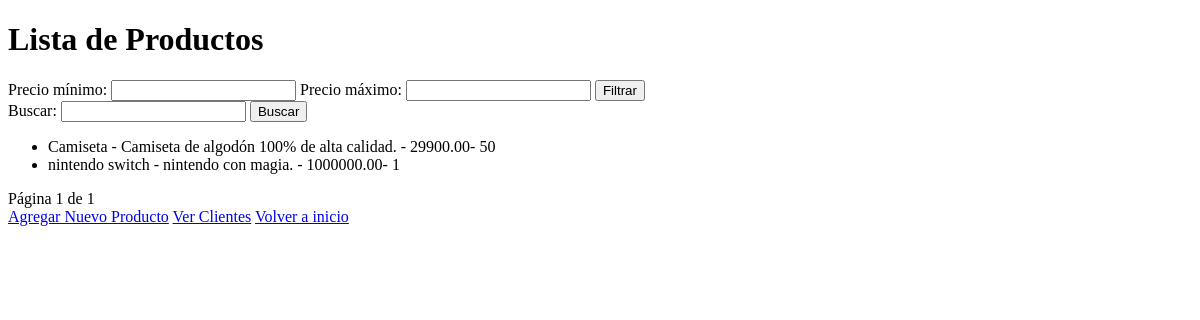
Before: /productos/productos/ with the older database file.
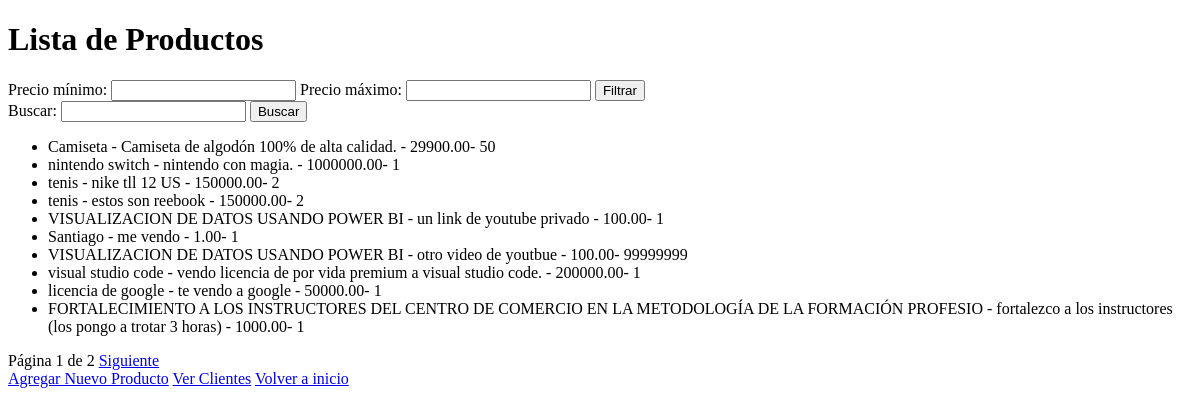
After: the same page with the newer database file.
### productos/models.py (models this page shows, shortened)
class Producto(models.Model):
    nombre = models.CharField(max_length=100)
    descripcion = models.TextField()
    precio = models.DecimalField(max_digits=10, decimal_places=2)
    stock = models.IntegerField()

### productos/views.py (the view)
# urls.py: path('productos/', listar_productos, name='listar_productos'),
def listar_productos(request):
    query = request.GET.get('q')
    productos_list = Producto.objects.all()
    paginator = Paginator(productos_list, 10)
    precio_min = request.GET.get('precio_min')
    precio_max = request.GET.get('precio_max')
    page_number = request.GET.get('page')
    productos = paginator.get_page(page_number)
    if precio_min and precio_max:
        productos_list = productos_list.filter(precio__gte=precio_min, precio__lte=precio_max)
    if query:
        productos_list = productos_list.filter(Q(nombre__icontains=query)| Q(descripcion__icontains=query))
    return render(request, 'listar_productos.html', {'productos': productos})

### productos/templates/listar_productos.html (shortened to what this page needs)
<!DOCTYPE html>
<html lang="en">
<head>
</head>
<body>
  <h1>Lista de Productos</h1>
  <form method="GET">
    Precio mínimo: <input type="number" name="precio_min">
    Precio máximo: <input type="number" name="precio_max">
    <button type="submit">Filtrar</button>
  </form>
  <form method="GET">
    Buscar: <input type="text" name="q">
    <button type="submit">Buscar</button>
  </form>
  <ul>
    {% for producto in productos %}
      <li>{{ producto.nombre }} - {{ producto.descripcion }} - {{ producto.precio }}- {{ producto.stock }}</li>
    {% endfor %}
  </ul>
  <div>
    <span>Página {{ productos.number }} de {{ productos.paginator.num_pages }}</span>
    {% if productos.has_next %}
      <a href="?page={{ productos.next_page_number }}">Siguiente</a>
    {% endif %}
  </div>
  <a href="{% url 'agregar_producto' %}">Agregar Nuevo Producto</a>
  <a href="{% url 'listar_clientes' %}">Ver Clientes</a>
  <a href="{% url 'inicio' %}">Volver a inicio</a>
</body>
</html>

Changed rows visible on the page:
added Producto: nombre "tenis", descripcion "nike tll 12 US", precio "150000.00", stock "2"
added Producto: nombre "tenis", descripcion "estos son reebook", precio "150000.00", stock "2"
added Producto: nombre "VISUALIZACION DE DATOS USANDO POWER BI", descripcion "un link de youtube privado", precio "100.00", stock "1"
added Producto: nombre "Santiago", descripcion "me vendo", precio "1.00", stock "1"
added Producto: nombre "VISUALIZACION DE DATOS USANDO POWER BI", descripcion "otro video de youtbue", precio "100.00", stock "99999999"
added Producto: nombre "visual studio code", descripcion "vendo licencia de por vida premium a visual studio code.", precio "200000.00", stock "1"
added Producto: nombre "licencia de google", descripcion "te vendo a google", precio "50000.00", stock "1"
added Producto: nombre "FORTALECIMIENTO A LOS INSTRUCTORES DEL CENTRO DE COMERCIO EN LA METODOLOGÍA DE LA FORMACIÓN PROFESIO", descripcion "fortalezco a los instructores (los pongo a trotar 3 horas)", precio "1000.00", stock "1"
Other visible differences:
{{ productos.paginator.num_pages }}: "1" → "2"
text now shown: "Siguiente"
